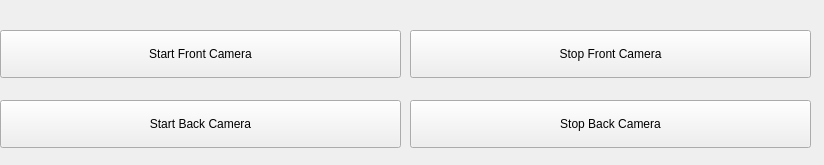
<?xml version="1.0" encoding="UTF-8"?>
<ui version="4.0">
 <class>Form</class>
 <widget class="QWidget" name="Form">
  <property name="geometry">
   <rect>
    <x>0</x>
    <y>0</y>
    <width>824</width>
    <height>165</height>
   </rect>
  </property>
  <property name="windowTitle">
   <string>Form</string>
  </property>
  <widget class="QPushButton" name="pushButton_StartFrontCamera">
   <property name="geometry">
    <rect>
     <x>0</x>
     <y>30</y>
     <width>401</width>
     <height>48</height>
    </rect>
   </property>
   <property name="text">
    <string>Start Front Camera</string>
   </property>
  </widget>
  <widget class="QPushButton" name="pushButton_StartBackCamera">
   <property name="geometry">
    <rect>
     <x>0</x>
     <y>100</y>
     <width>401</width>
     <height>48</height>
    </rect>
   </property>
   <property name="text">
    <string>Start Back Camera</string>
   </property>
  </widget>
  <widget class="QPushButton" name="pushButton_StopFrontCamera">
   <property name="geometry">
    <rect>
     <x>410</x>
     <y>30</y>
     <width>401</width>
     <height>48</height>
    </rect>
   </property>
   <property name="text">
    <string>Stop Front Camera</string>
   </property>
  </widget>
  <widget class="QPushButton" name="pushButton_StopBackCamera">
   <property name="geometry">
    <rect>
     <x>410</x>
     <y>100</y>
     <width>401</width>
     <height>48</height>
    </rect>
   </property>
   <property name="text">
    <string>Stop Back Camera</string>
   </property>
  </widget>
 </widget>
 <resources/>
 <connections/>
</ui>
